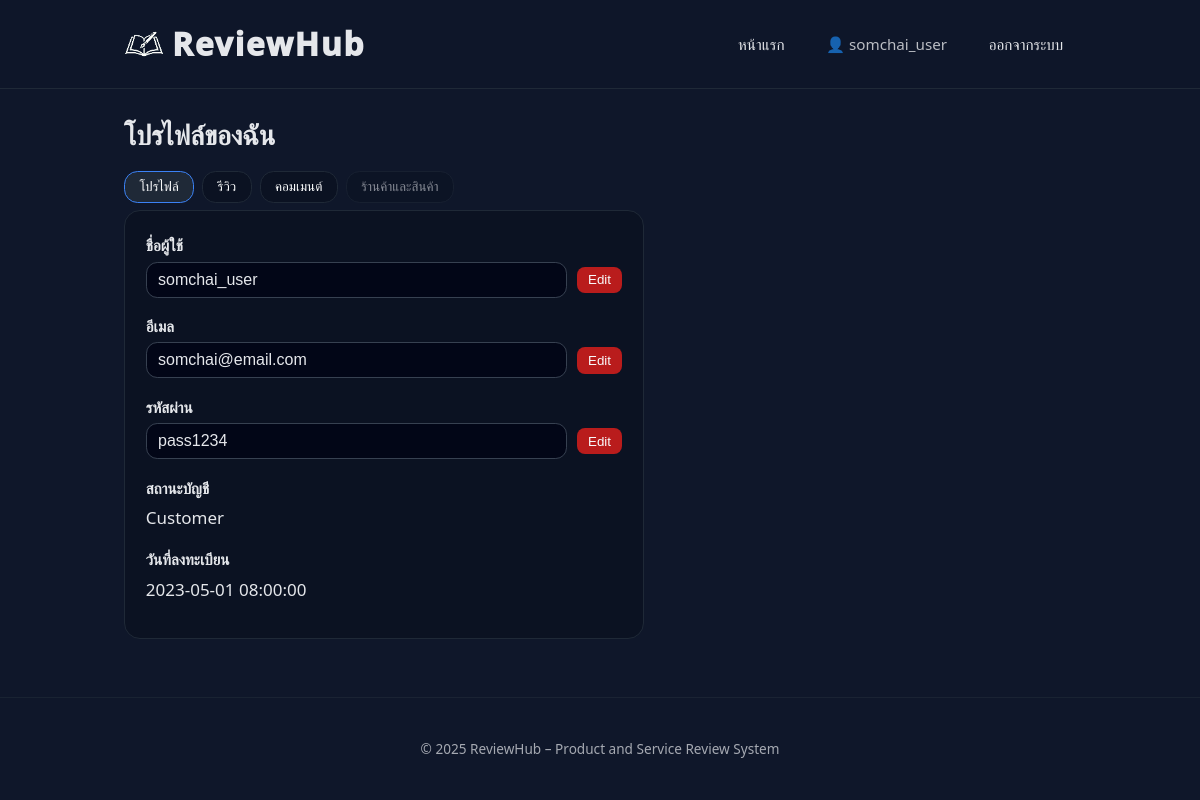
The page /user-profile.php (signed in) on the database its author committed.
### tables this page shows
CREATE TABLE `User` (
  `user_id` int NOT NULL,
  `user_type_id` int NOT NULL,
  `username` varchar(50) NOT NULL,
  `email` varchar(100) NOT NULL,
  `password` varchar(255) NOT NULL,
  `registration_date` datetime DEFAULT CURRENT_TIMESTAMP
);

### db.php (called while the page is built, shortened)
<?php
function currentUserId()
{
    return isset($_SESSION['user_id']) ? (int) $_SESSION['user_id'] : null;
}
function userRoleClass($typeId)
{
    $typeId = (int) $typeId;
    return 'user-role-customer';
}

### user-profile.php (the view, shortened to what this page needs)
<?php
require_once 'db.php';
$uid = currentUserId();
$tabParam = $_GET['tab'] ?? 'profile';
$allowedTabs = ['profile', 'reviews', 'comments', 'stores'];
$activeTab = in_array($tabParam, $allowedTabs, true) ? $tabParam : 'profile';
$sql = "SELECT user_id, username, email, password, registration_date, user_type_id FROM `User` WHERE user_id = ? LIMIT 1";
$stmt = $conn->prepare($sql);
$stmt->bind_param('i', $uid);
$stmt->execute();
$stmt->bind_result($userId, $username, $email, $password, $registrationDate, $userTypeId);
$errorFields = [];
include 'header.php';
?>
<section class="section">
    <h1 class="page-title">โปรไฟล์ของฉัน</h1>
    <div class="tab-row">
        <button type="button" class="tab-btn <?php echo $activeTab === 'profile' ? 'active' : ''; ?>"
            data-tab-target="profile">โปรไฟล์</button>
        <button type="button" class="tab-btn <?php echo $activeTab === 'reviews' ? 'active' : ''; ?>"
            data-tab-target="reviews">รีวิว</button>
        <button type="button" class="tab-btn <?php echo $activeTab === 'comments' ? 'active' : ''; ?>"
            data-tab-target="comments">คอมเมนต์</button>
        <?php if (in_array($userTypeId, [2, 3], true)): ?>
            <button type="button" class="tab-btn <?php echo $activeTab === 'stores' ? 'active' : ''; ?>"
                data-tab-target="stores">ร้านค้าและสินค้า</button>
        <?php else: ?>
            <button type="button" class="tab-btn" style="opacity:0.5; cursor:not-allowed;"
                title="สำหรับร้านค้าเท่านั้น">ร้านค้าและสินค้า</button>
        <?php endif; ?>
    </div>
    <div id="tab-profile" class="tab-content <?php echo $activeTab === 'profile' ? 'active' : ''; ?>">
        <div class="profile-card">
            <form id="profile-form" method="post" novalidate>
                <div class="profile-row">
                    <label>ชื่อผู้ใช้</label>
                    <div class="profile-field">
                        <input type="text" name="username" id="profile-username"
                            value="<?php echo htmlspecialchars($username); ?>"
                            class="<?php echo isset($errorFields['username']) ? 'input-error' : ''; ?>" disabled>
                        <button type="button" class="btn-edit" data-target="profile-username">Edit</button>
                    </div>
                </div>
                <div class="profile-row">
                    <label>อีเมล</label>
                    <div class="profile-field">
                        <input type="email" name="email" id="profile-email"
                            value="<?php echo htmlspecialchars($email); ?>"
                            class="<?php echo isset($errorFields['email']) ? 'input-error' : ''; ?>" disabled>
                        <button type="button" class="btn-edit" data-target="profile-email">Edit</button>
                    </div>
                </div>
                <div class="profile-row">
                    <label>รหัสผ่าน</label>
                    <div class="profile-field">
                        <input type="text" name="password" id="profile-password"
                            value="<?php echo htmlspecialchars($password); ?>"
                            class="<?php echo isset($errorFields['password']) ? 'input-error' : ''; ?>" disabled>
                        <button type="button" class="btn-edit" data-target="profile-password">Edit</button>
                    </div>
                </div>
                <div class="profile-row">
                    <label>สถานะบัญชี</label>
                    <div class="profile-field">
                        <span class="<?php echo userRoleClass($userTypeId); ?>">
                            <?php
                            echo ($userTypeId === 2) ? 'Admin'
                                : (($userTypeId === 3) ? 'Merchant' : 'Customer');
                            ?>
                        </span>
                    </div>
                </div>
                <div class="profile-row">
                    <label>วันที่ลงทะเบียน</label>
                    <div class="profile-field">
                        <span><?php echo htmlspecialchars($registrationDate); ?></span>
                    </div>
                </div>
            </form>
        </div>
    </div>
</section>
<?php include 'footer.php'; ?>

### assets/style.css (style rules this page uses)
* { box-sizing: border-box; margin: 0; padding: 0; }
body { font-family: "Kanit", "Segoe UI", system-ui, -apple-system, sans-serif; background: #0f172a; color: #e5e7eb; font-size: 17px; line-height: 1.6; }
label { font-size: 0.95rem; display: block; margin-bottom: 0.25rem; }
input[type="text"], input[type="email"], input[type="password"], select, textarea { width: 100%; padding: 0.5rem 0.7rem; border-radius: 0.7rem; border: 1px solid #374151; background: #020617; color: #e5e7eb; font-size: 1rem; }
.btn-edit { background: #b91c1c; color: #f9fafb; border: none; padding: 0.35rem 0.7rem; border-radius: 0.5rem; cursor: pointer; }
.page-title { font-size: 1.7rem; font-weight: 600; margin-bottom: 0.6rem; }
.section { margin-bottom: 1.6rem; }
.profile-card { background: #0b1222; border: 1px solid #1f2937; border-radius: 1rem; padding: 1.3rem; max-width: 520px; }
.profile-row { margin-bottom: 0.9rem; }
.profile-row label { font-weight: 600; margin-bottom: 0.25rem; display: inline-block; }
.profile-field { display: flex; gap: 0.6rem; align-items: center; }
.user-role-customer { color: #e5e7eb; }

### user-profile.php (style rules this page uses)
.tab-row { display: flex; gap: 0.5rem; margin: 0.9rem 0 0.4rem; }
.tab-btn { padding: 0.45rem 0.9rem; border-radius: 0.85rem; border: 1px solid #1f2937; background: #0b1222; color: #f9fafb; cursor: pointer; transition: background 0.15s, border-color 0.15s; }
.tab-btn.active { background: #1f2937; border-color: #3b82f6; }
.tab-content { display: none; }
.tab-content.active { display: block; }

### rows shown on the page
user: username "somchai_user", email "somchai@email.com", password "pass1234", registration_date "2023-05-01 08:00:00"

### other values the page prints
$_SESSION['username'] "somchai_user"
